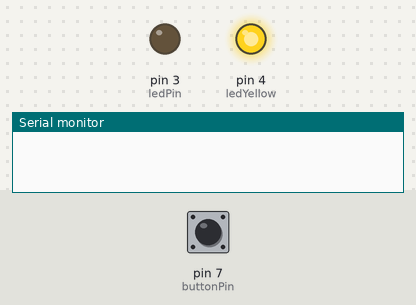
Simulated run of this sketch. Board: Arduino Uno, built with avr-gcc and run on an emulated ATmega328P. Shown: output pins drawn as LEDs (lit = HIGH), the last lines printed to the serial monitor. The test bench sets the inputs (shaded band); at power-on: pin 7 (buttonPin) HIGH.

Above: at 1.2 s.
1.3 s: pin 7 (buttonPin) pulled LOW for 0.15 s
At 2.6 s:
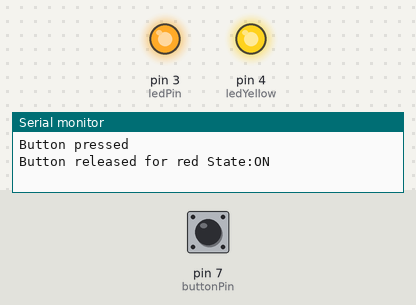
2.9 s: pin 7 (buttonPin) pulled LOW for 1 s
At 5.1 s:
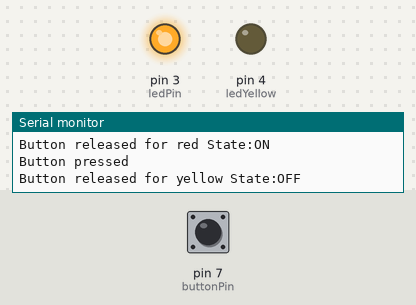
5.4 s: pin 7 (buttonPin) pulled LOW for 0.15 s
At 5.8 s:
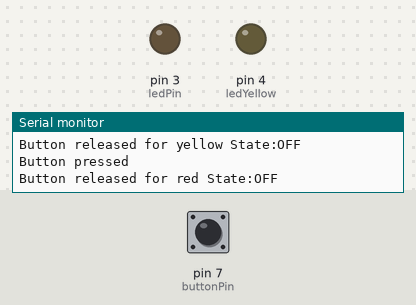
Timing chart, 0 to 8.4 s (numbered marks = the images above; inputs shaded):
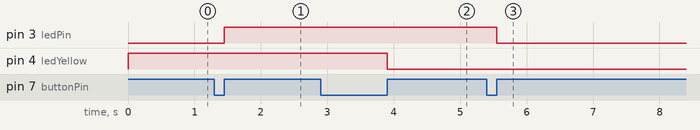

The sketch:

button_with_time_led.ino
```cpp
// constants won't change. They're used here to set pin numbers:
const int buttonPin = 7;     // the number of the pushbutton pin
const int ledPin =  3; // the number of the LED pin
const int ledYellow = 4;

// variables will change:
int buttonState = 0;         // variable for reading the pushbutton status
bool ledState = false;
bool ledState_y = true;
unsigned long t0, t1, t, tmP;
const unsigned long maxTime = 500UL;

void setup() {
  // initialize the LED pin as an output:
  Serial.begin(9600);
  pinMode(ledPin, OUTPUT);
  pinMode(ledYellow, OUTPUT);
  pinMode(buttonPin, INPUT);
}

void loop()
{
  buttonState = digitalRead(buttonPin);
  //Serial.println(buttonState);

  if (buttonState == LOW)
  {

    Serial.println("Button pressed");
    t0 = millis();
    while (digitalRead(buttonPin) == LOW)
    {
      delay(10);
    }
    t1 = millis();

    t = t1 - t0;

    if (t > maxTime)
    {
      ledState_y = !ledState_y;
      Serial.print("Button released for yellow State:");
      Serial.println(ledState_y ? "ON" : "OFF");
    }
    else
    {
      ledState = !ledState;
      Serial.print("Button released for red State:");
      Serial.println(ledState ? "ON" : "OFF");
    }

  }

  digitalWrite(ledPin, ledState ? HIGH : LOW);
  digitalWrite(ledYellow, ledState_y ? HIGH : LOW);
}
```

Measured:
- after the input at 1.3 s, pin 3 (ledPin): LOW → HIGH after 0.15 s
- after the input at 2.9 s, pin 4 (ledYellow): HIGH → LOW after 1.0 s
- after the input at 5.4 s, pin 3 (ledPin): HIGH → LOW after 0.15 s
